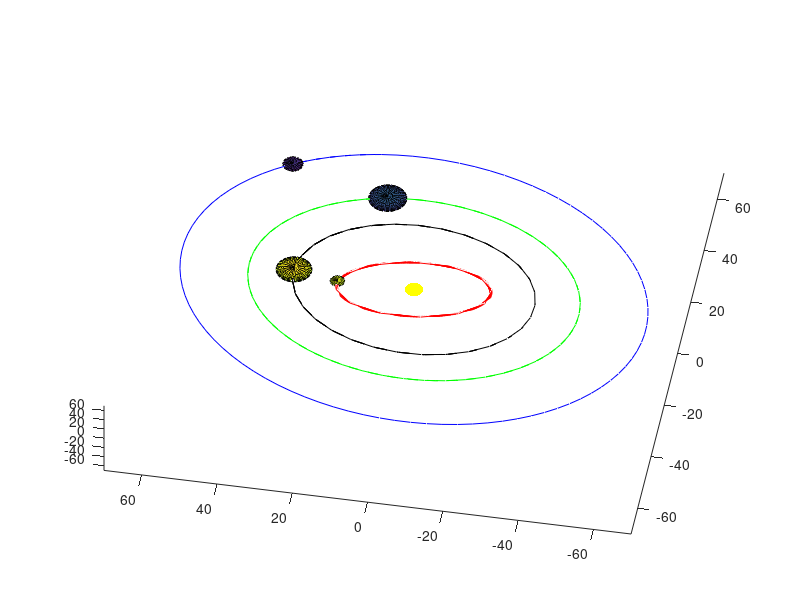

Reproduce this figure in MATLAB.
close all
clear
clc

% Definir coordenadas del centro de la esfera (el sol) y su radio
center = [0 0 0]; % coordenadas del centro
radius = 5; % radio

t = linspace(0,2*pi,100);
xti = cos(2*t);
yti = sin(2*t);
xme = cos(8.2*t); %traslacion trayectoria
yme = sin(8.2*t);%traslacion trayectoria
xv = cos(3.2*t);
yv = sin(3.2*t);
xma = cos(1.06*t);
yma = sin(1.06*t);
z = zeros(1,100);

[xp0, yp0, zp0] = sphere;% Crear matriz de coordenadas de la esfera (el sol)
xp0 = (radius*.5) * xp0 + center(1);
yp0 = (radius*.5) * yp0 + center(2);
zp0 = (radius*.5) * zp0 + center(3);

[xp, yp, zp] = sphere;%Mercurio D = 4879 Km, 88 dias orbita / 4
xp = (radius*0.38) * xp + center(1);
yp = (radius*0.38) * yp + center(2);
zp = (radius*0.38) * zp + center(3);
[xp2, yp2, zp2] = sphere;%Venus D = 12,104 Km, 225 dias / 1.6
xp2 = (radius*0.94) * xp2 + center(1);
yp2 = (radius*0.94) * yp2 + center(2);
zp2 = (radius*0.94) * zp2 + center(3);
[xp3, yp3, zp3] = sphere;%Tierra D = 12, 742 Km, 365 * 1
xp3 = (radius*1) * xp3 + center(1);
yp3 = (radius*1) * yp3 + center(2);
zp3 = (radius*1) * zp3 + center(3);
[xp4, yp4, zp4] = sphere;%Marte 6,779 Km, 687, * .53
xp4 = (radius*0.53) * xp4 + center(1);
yp4 = (radius*0.53) * yp4 + center(2);
zp4 = (radius*0.53) * zp4 + center(3);

psi = pi/12;
theta = pi/6;
phi = pi/9;
R = 3 * [cos(phi)*cos(theta) cos(phi)*sin(theta)*sin(psi)-sin(phi)*cos(psi) cos(phi)*sin(theta)*cos(psi)+sin(phi)*sin(psi);    sin(phi)*cos(theta) sin(phi)*sin(theta)*sin(psi)+cos(phi)*cos(psi) sin(phi)*sin(theta)*cos(psi)-cos(phi)*sin(psi);    -sin(theta) cos(theta)*sin(psi) cos(theta)*cos(psi)];
p = [4.6*xme;6.98*yme;z];
p = R*p;

%z2 = zeros(1,150);
p2 = [10.89*xv;10.75*yv;z];%Esta variable modifica la figura de e inclinacion de la trayectoria esfera de la orbita
p2 = R*p2;
%z3 = zeros(1,200);
p3 = [15.21*xti;14.71.*yti;z];%Esta variable modifica la figura de e inclinacion de la trayectoria esfera de la orbita
p3 = R*p3;
%z4 = zeros(1,220);
p4 = [22.49*xma;20.67*yma;z];%Esta variable modifica la figura de e inclinacion de la trayectoria esfera de la orbita
p4 = R*p4;
% a=VideoWriter('sistemasolar_3d','MPEG-4');
%open(a);
for idx=1:length(t);
    figure(1)
    clf
    %Mercurio (floor promedia hacia abajo)
    %Venus
    %Marte

    plot3(p(1,:),p(2,:),p(3,:),'r')
    hold on
    surf(xp+p(1,idx),yp+p(2,idx),zp+p(3,idx))%Mercurio
    plot3(p2(1,:),p2(2,:),p2(3,:),'k')
    surf(xp2+p2(1,idx),yp2+p2(2,idx),zp2+p2(3,idx))%Venus
    plot3(p3(1,:),p3(2,:),p3(3,:),'g')
    surf(xp3+p3(1,idx),yp3+p3(2,idx),zp3+p3(3,idx))%Tierra
    plot3(p4(1,:),p4(2,:),p4(3,:),'b')
    surf(xp4+p4(1,idx),yp4+p4(2,idx),zp4+p4(3,idx))%Marte
    % Graficar la esfera central (el sol)
    surf(xp0, yp0, zp0, 'FaceColor', [1 1 0], 'EdgeColor', 'none')
    xlim([-70 70])
    ylim([-70 70])
    zlim([-70 70])
    view(100,100)
    pause(0.1)
    %writeVideo(a,getframe(gcf));
end
%close (a)
